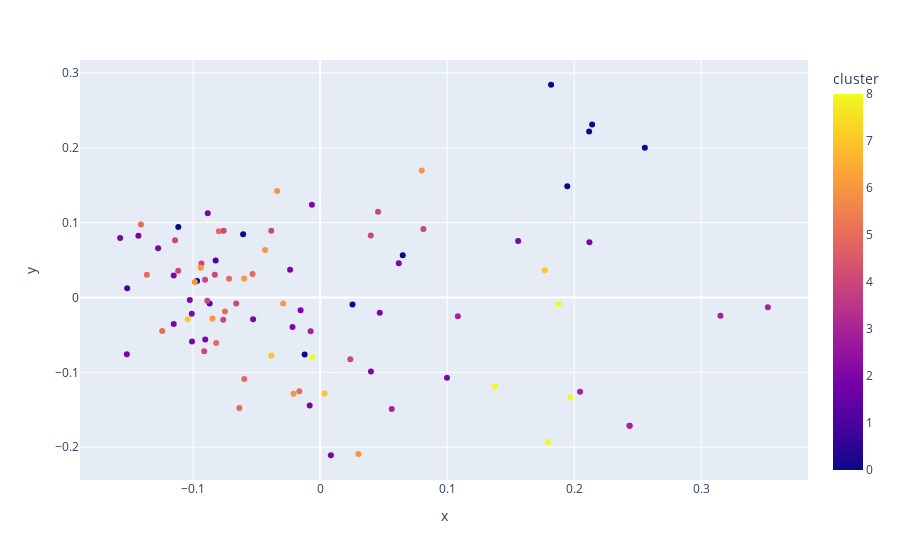

Write notebook code for a chart like this one.
### Code cell
"""
Principal Component Analysis

Not great, going to shelve.
"""
from sklearn.decomposition import PCA

pca = PCA(n_components=2).fit(matrix)
points = pca.transform(matrix)

x = [x for x,y in points]
y = [y for x,y in points]

import plotly.express as px
fig = px.scatter(df, x=x, y=y, hover_data=['title', 'cluster_label'], color='cluster')
fig.show()
